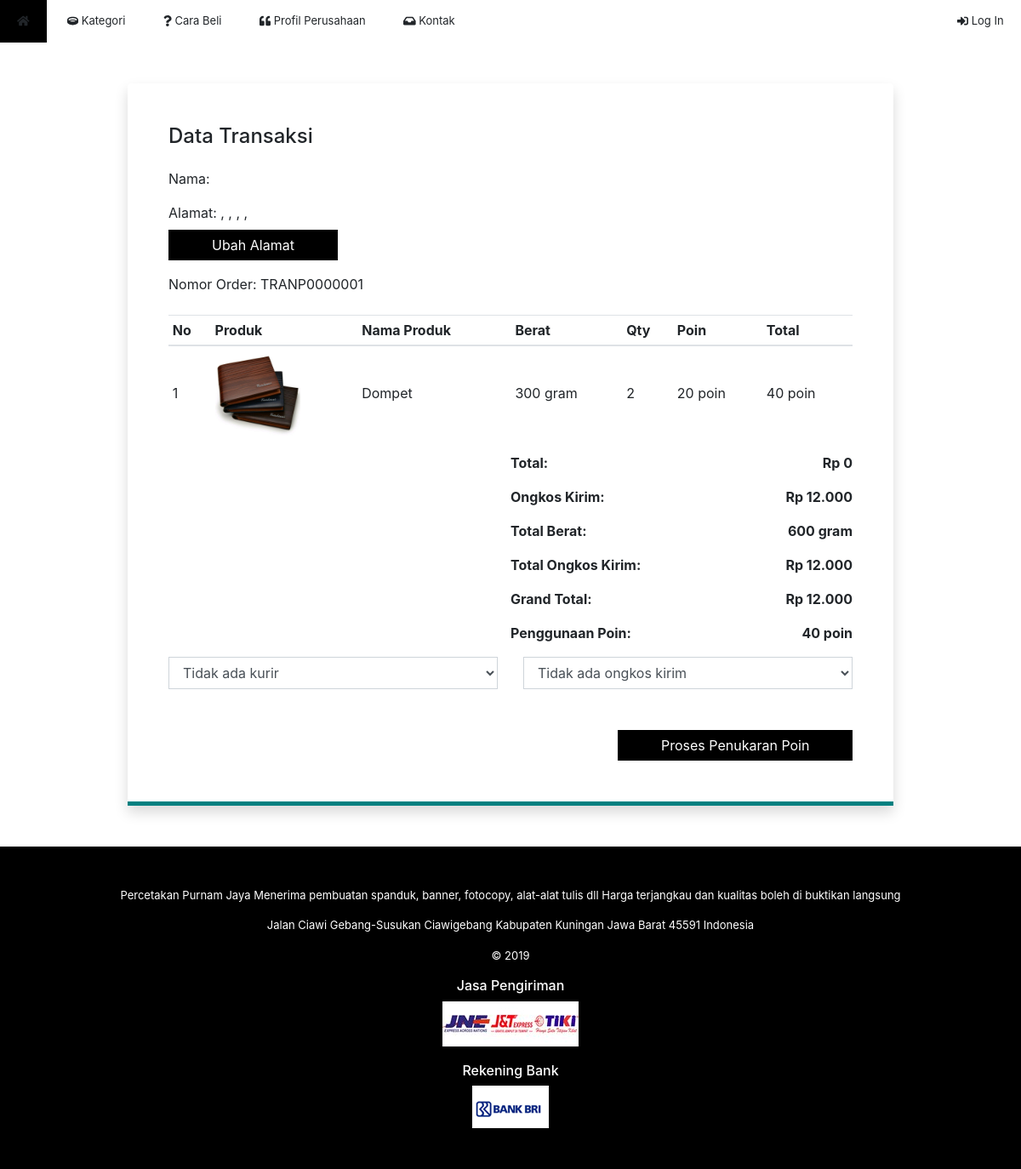
The page /halaman/pembayaran_poin.php?id=TRANP0000001 on the database its author committed.
### tables this page shows
CREATE TABLE `detailtransaksipoin` (
  `idDetailTransaksiPoin` int(11) NOT NULL,
  `kdTransaksiPoin` varchar(50) NOT NULL,
  `idKonsumen` varchar(50) NOT NULL,
  `idProduk` int(11) NOT NULL,
  `poin` int(11) NOT NULL,
  `qty` int(11) NOT NULL,
  `jumlah` int(11) NOT NULL
);

CREATE TABLE `produkpoin` (
  `idProdukPoin` int(11) NOT NULL,
  `idKategori` int(11) NOT NULL,
  `namaProduk` varchar(50) NOT NULL,
  `deskripsi` text NOT NULL,
  `berat` int(11) NOT NULL,
  `stok` int(11) NOT NULL,
  `jumlahPoin` int(11) NOT NULL,
  `gambar` text NOT NULL
);

CREATE TABLE `ongkir` (
  `idOngkir` int(11) NOT NULL,
  `idKurir` int(11) NOT NULL,
  `idOK` int(11) NOT NULL,
  `ongkir` int(11) NOT NULL,
  `kec` varchar(50) NOT NULL,
  `kab` varchar(50) NOT NULL,
  `prov` varchar(50) NOT NULL
);

### include/_koneksi.php (called while the page is built, shortened)
<?php
function konversiBerat($berat) {
	if ($berat >= 1000) {
		$berat = $berat / 1000;
		$satuan = "kg";
	} else
		$satuan = "gram";
	return str_replace(".", ",", "$berat $satuan");
}
?>

### halaman/pembayaran_poin.php (the view, shortened to what this page needs)
<?php
include("../include/_koneksi.php");
$id = $_GET["id"];
$query = mysqli_query($conn, "SELECT * FROM transaksipoin WHERE kdTransaksiPoin='$id'");
$data = mysqli_fetch_assoc($query);
$idKurir = $data["idKurir"];
$idOngkir = $data["idOngkir"];
$query = mysqli_query($conn, "SELECT * FROM ongkir WHERE idOngkir='$idOngkir'");
if (mysqli_num_rows($query) > 0) {
	$data = mysqli_fetch_assoc($query);
	$ongkosKirim = $data["ongkir"];
} else
	$ongkosKirim = 0;
?>
<!DOCTYPE html>
<html lang="en">
<head>
  <link rel="stylesheet" href="../css/bootstrap.css">
  <link rel="stylesheet" href="../css/font-awesome.css">
  <link rel="stylesheet" href="../css/style.css">
</head>
<body>
	<div class="container-fluid px-0">
		<?php include("_menu.php"); ?>
		<div class="konten">
			<div class="rounded-top bg-white shadow p-5 mx-auto my-5" style="width: 75%; border-bottom: 5px solid teal;">
				<h4 class="mb-4">Data Transaksi</h4>
				<?php
				$query = mysqli_query($conn, "SELECT * FROM konsumen WHERE username='$_SESSION[username]'");
				$data = mysqli_fetch_assoc($query);
				$kecamatan = $data["kec"];
				$kabupaten = $data["kab"];
				$provinsi = $data["provinsi"];
				$alamatLengkap = "$data[alamat], $data[desa], $data[kec], $data[kab], $data[provinsi]";
				?>
				<p>Nama: <?php echo $data["nama"]; ?></p>
				<p>
					Alamat: <span id="alamat"><?php echo "$alamatLengkap"; ?></span><br><button class="tombol tombol-teal mt-2" id="ubah">Ubah Alamat</button><br>
				</p>
				<p>Nomor Order: <?php echo $id; ?></p>
				<div class="table-responsive-lg mt-4">
					<table class="table table-sm">
						<thead>
							<tr>
								<th>No</th>
								<th>Produk</th>
								<th>Nama Produk</th>
								<th>Berat</th>
								<th>Qty</th>
								<th>Poin</th>
								<th>Total</th>
							</tr>
						</thead>
						<tbody>
							<?php
							$query = mysqli_query($conn, "SELECT * FROM detailtransaksipoin INNER JOIN produkPoin ON detailtransaksipoin.idProduk=produkPoin.idProdukPoin WHERE kdTransaksiPoin='$id' ORDER BY idDetailTransaksiPoin");
							$no = 1;
							$totalPoin = 0;
							$totalBerat = 0;
							while ($data = mysqli_fetch_assoc($query)) {
								$berat = $data["berat"] * $data["qty"];
								$totalPoin += $data["jumlah"];
								$totalBerat += $berat;
								echo "<tr>
								<td>$no</td>
								<td><img style='width: 100px; height: 100px; object-fit: cover;' src='$data[gambar]'></td>
								<td>$data[namaProduk]</td>
								<td>" . konversiBerat($data["berat"]) . "</td>
								<td>$data[qty]</td>
								<td>" . number_format($data["jumlahPoin"], 0, ".", ".") . " poin</td>
								<td>" . number_format($data["jumlah"], 0, ".", ".") . " poin</td>
								</tr>";
								$no++;
							}
							$totalOngkir = ceil($totalBerat / 1000) * $ongkosKirim;
							$grandTotal = $totalOngkir;
							?>
						</tbody>
					</table>
				</div>
				<div class="clearfix">
					<div class="float-right font-weight-bold" style="width: 50%;">
						<p>Total: <span class="float-right" id="totalHarga">Rp 0</span></p>
						<p>Ongkos Kirim: <span class="float-right" id="ongkosKirim">Rp <?php echo number_format($ongkosKirim, 0, ".", "."); ?></span></p>
						<p>Total Berat: <span class="float-right" id="totalBerat"><?php echo konversiBerat($totalBerat); ?></span></p>
						<p>Total Ongkos Kirim: <span class="float-right" id="totalOngkir">Rp <?php echo number_format($totalOngkir, 0, ".", "."); ?></span></p>
						<p>Grand Total: <span class="float-right" id="grandTotal">Rp <?php echo number_format($grandTotal, 0, ".", "."); ?></span></p>
						<p>Penggunaan Poin: <span class="float-right" id="gunaPoin"><?php echo $totalPoin; ?> poin</span></p>
					</div>
				</div>
				<div class="row mb-3">
					<div class="col">
						<select class="form-control" id="kurir" name="kurir">
							<?php
							$query = mysqli_query($conn, "SELECT * FROM ongkir INNER JOIN kurir ON ongkir.idKurir=kurir.idKurir WHERE kec='$kecamatan' AND kab='$kabupaten' AND prov='$provinsi' GROUP BY ongkir.idKurir");
							if (mysqli_num_rows($query) > 0) {
								while ($data = mysqli_fetch_assoc($query)) {
									if ($data["idKurir"] == $idKurir)
										$selected = "selected";
									else
										$selected = "";
									echo "<option value='$data[idKurir]' $selected>$data[namaKurir]</option>";
								}
							} else
							echo "<option value='0'>Tidak ada kurir</option>";
							?>
						</select>
					</div>
					<div class="col">
						<select class="form-control" id="ongkir" name="ongkir">
							<?php
							$query = mysqli_query($conn, "SELECT * FROM ongkir INNER JOIN ongkirkurir ON ongkir.idOK=ongkirkurir.idOK WHERE ongkir.idKurir='$idKurir' AND kec='$kecamatan' AND kab='$kabupaten' AND prov='$provinsi'");
							if (mysqli_num_rows($query) > 0) {
								while ($data = mysqli_fetch_assoc($query)) {
									if ($data["idOngkir"] == $idOngkir)
										$selected = "selected";
									else
										$selected = "";
									echo "<option value='$data[idOngkir]' $selected>$data[namaOngkir] (Rp " . number_format($data["ongkir"], 0, ".", ".") . ")</option>";
								}
							} else
							echo "<option value='0'>Tidak ada ongkos kirim</option>";
							?>
						</select>
					</div>
				</div>
				<div class="text-right mt-5">
					<button type="button" class="tombol tombol-teal" id="submitTukar">Proses Penukaran Poin</button>
				</div>
			</div>
		</div>
		<?php include("_footer.php"); ?>
	</div>
</body>
</html>

### css/style.css (style rules this page uses)
body { background:url(../gambar/bg2.png) repeat; }
.form-control { border-radius: 0; }
.tombol { cursor: pointer; display: inline-block; font-weight: 400; text-align: center; white-space: nowrap; vertical-align: middle; -webkit-user-select: none; -moz-user-select: none; -ms-user-select: none; user-select: none; border: 1px solid transparent; padding: 5px 50px; font-size: 1rem; line-height: 1.5; -webkit-transform: perspective(1px) translateZ(0); transform: perspective(1px) translateZ(0); box-shadow: 0 0 1px rgba(0, 0, 0, 0); -webkit-transition-duration: 0.5s; transition-duration: 0.5s; }
.tombol-teal { background-color: black; color: white; }
.table thead tr th, .table tbody tr td { vertical-align: middle; }

### rows shown on the page
detailtransaksipoin: produkpoin.gambar (picture), produkpoin.namaProduk "Dompet", produkpoin.berat "300 gram", qty "2", produkpoin.jumlahPoin "20", jumlah "40"
ongkir: ongkir "12.000"

### other values the page prints
$alamatLengkap ", , , ,"
$id "TRANP0000001"
konversiBerat($totalBerat) "600 gram"
$totalPoin "40"
